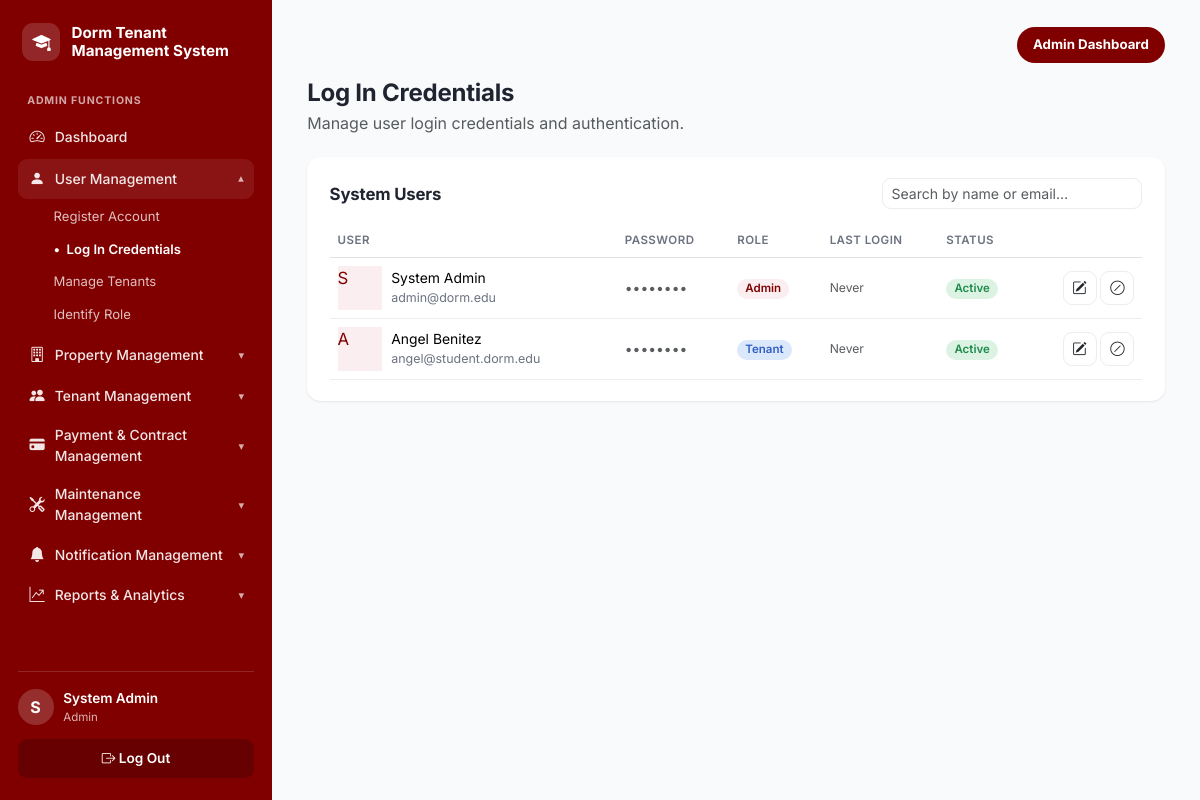
Page /admin/credentials.php (signed in) on the committed database.
### tables this page shows
CREATE TABLE users (
  user_id       INT UNSIGNED AUTO_INCREMENT PRIMARY KEY,
  first_name    VARCHAR(50)  NOT NULL,
  last_name     VARCHAR(50)  NOT NULL,
  email         VARCHAR(100) NOT NULL,
  password_hash VARCHAR(255) NOT NULL,
  reset_otp         VARCHAR(10) DEFAULT NULL,
  reset_otp_expires DATETIME DEFAULT NULL,
  password_changed_at DATETIME DEFAULT NULL,
  age           TINYINT UNSIGNED DEFAULT NULL,
  phone         VARCHAR(20)  DEFAULT NULL,
  role          ENUM('admin','tenant') NOT NULL DEFAULT 'tenant',
  is_active     BOOLEAN NOT NULL DEFAULT TRUE,
  last_login    DATETIME DEFAULT NULL,
  date_created  TIMESTAMP NOT NULL DEFAULT CURRENT_TIMESTAMP,
  UNIQUE KEY uq_users_email (email),
  INDEX idx_users_role (role)
);

### includes/functions.php (called while the page is built, shortened)
<?php
function clean(?string $value): string
{
    return htmlspecialchars(trim($value ?? ''), ENT_QUOTES, 'UTF-8');
}
function str_input(array $source, string $key, string $default = '', bool $trimIt = true): string
{
    $value = $source[$key] ?? $default;
    return $trimIt ? trim($value) : $value;
}
function paginate(PDO $db, string $baseSql, string $countSql, array $params = [], int $perPage = 12): array
{
    $countStmt = $db->prepare($countSql);
    $countStmt->execute($params);
    $total = (int) $countStmt->fetch()['c'];
    $totalPages = max(1, (int) ceil($total / $perPage));
    $page = max(1, min($totalPages, (int) ($_GET['page'] ?? 1)));
    $offset = ($page - 1) * $perPage;
    $stmt = $db->prepare($baseSql . " LIMIT {$perPage} OFFSET {$offset}");
    $stmt->execute($params);
    return ['rows' => $stmt->fetchAll(), 'page' => $page, 'totalPages' => $totalPages, 'total' => $total];
}

### admin/credentials.php (the view, shortened to what this page needs)
<?php
require_once __DIR__ . '/../config/app.php';
$db = get_db();
$search = str_input($_GET, 'q');
if ($search !== '') {
    $like = "%$search%";
    $result = paginate(
        $db,
        "SELECT * FROM users WHERE first_name LIKE ? OR last_name LIKE ? OR email LIKE ? ORDER BY date_created DESC",
        "SELECT COUNT(*) c FROM users WHERE first_name LIKE ? OR last_name LIKE ? OR email LIKE ?",
        [$like, $like, $like]
    );
} else {
    $result = paginate($db, "SELECT * FROM users ORDER BY date_created DESC", "SELECT COUNT(*) c FROM users");
}
$users = $result['rows'];
include __DIR__ . '/../includes/header.php';
?>
<div class="page-header">
  <div>
    <h1>Log In Credentials</h1>
    <p class="text-muted">Manage user login credentials and authentication.</p>
  </div>
</div>
<div class="panel">
  <div class="panel-header">
    <h2>System Users</h2>
    <form class="search-box" method="get">
      <input type="search" name="q" value="<?= clean($search) ?>" placeholder="Search by name or email…" class="form-control form-control-sm">
    </form>
  </div>
  <div class="table-responsive">
    <table class="table app-table align-middle">
      <thead><tr><th>User</th><th>Password</th><th>Role</th><th>Last Login</th><th>Status</th><th></th></tr></thead>
      <tbody>
        <?php foreach ($users as $u): ?>
          <tr>
            <td>
              <div class="cell-person">
                <div class="user-avatar-md" style="color:var(--maroon);background:var(--maroon-soft);"><?= clean(strtoupper(substr($u['first_name'], 0, 1))) ?></div>
                <div><?= clean($u['first_name'] . ' ' . $u['last_name']) ?><div class="sub"><?= clean($u['email']) ?></div></div>
              </div>
            </td>
            <td class="text-muted">••••••••</td>
            <td><span class="badge badge-<?= $u['role'] === 'admin' ? 'maroon' : 'info' ?>"><?= clean(ucfirst($u['role'])) ?></span></td>
            <td class="text-muted small"><?= $u['last_login'] ? clean(date('n/j/Y g:i A', strtotime($u['last_login']))) : 'Never' ?></td>
            <td><span class="badge badge-<?= $u['is_active'] ? 'success' : 'secondary' ?>"><?= $u['is_active'] ? 'Active' : 'Inactive' ?></span></td>
            <td class="text-end">
              <button type="button" class="btn btn-icon" title="Edit" data-bs-toggle="modal" data-bs-target="#editUserModal"
                data-id="<?= $u['user_id'] ?>" data-first="<?= clean($u['first_name']) ?>" data-last="<?= clean($u['last_name']) ?>"
                data-email="<?= clean($u['email']) ?>" data-role="<?= clean($u['role']) ?>"><i class="bi bi-pencil-square"></i></button>
              <form method="post" class="d-inline" onsubmit="return confirm('<?= $u['is_active'] ? 'Deactivate' : 'Reactivate' ?> this account?');">
                <button class="btn btn-icon" title="<?= $u['is_active'] ? 'Deactivate' : 'Reactivate' ?>"><?= $u['is_active'] ? '<i class="bi bi-slash-circle"></i>' : '<i class="bi bi-check-circle-fill"></i>' ?></button>
              </form>
            </td>
          </tr>
        <?php endforeach; ?>
      </tbody>
    </table>
  </div>
</div>
<?php
include __DIR__ . '/../includes/footer.php';
?>

### assets/css/style.css (style rules this page uses)
:root { --maroon: #800000; --maroon-dark: #5c1115; --maroon-darker: #47080b; --maroon-light: #a12238; --maroon-soft: #fbeef0; --maroon-tint: rgba(255,255,255,.10); --bg: #f9fafc; --card-bg: #ffffff; --text: #1f2430; --text-muted: #6b7280; --border: #ebedf1; --radius: 14px; --radius-sm: 9px; --radius-lg: 22px; --shadow: 0 1px 3px rgba(20, 10, 12, 0.05), 0 1px 2px rgba(20, 10, 12, 0.04); --shadow-lg: 0 20px 50px rgba(40, 5, 10, .18); --blue-bg: #dbe7fb; --blue-text: #2f5fc4; --green-bg: #dcf3e3; --green-text: #1e8a4c; --amber-bg: #faf1c6; --amber-text: #9a7a09; --red-bg: #fadadb; --red-text: #c23b3f; --gray-bg: #e8e9ed; --gray-text: #5b6270; }
* { box-sizing: border-box; }
body { font-family: 'Inter', -apple-system, BlinkMacSystemFont, 'Segoe UI', sans-serif; background: var(--bg); color: var(--text); margin: 0; }
h1, h2, h3 { font-weight: 700; letter-spacing: -0.01em; }
.user-avatar-md { width: 44px; height: 44px; font-size: 1.05rem; background: var(--maroon-soft); color: var(--maroon); }
.page-header { display: flex; justify-content: space-between; align-items: flex-start; gap: 1rem; flex-wrap: wrap; margin-bottom: 1.4rem; }
.page-header h1 { font-size: 1.5rem; margin: 0 0 .2rem; }
.page-header p { margin: 0; color: var(--text-muted); }
.panel { background: var(--card-bg); border-radius: var(--radius); padding: 1.3rem 1.4rem; box-shadow: var(--shadow); margin-bottom: 0; }
.panel-header { display: flex; justify-content: space-between; align-items: center; margin-bottom: .9rem; gap: .75rem; flex-wrap: wrap; }
.panel-header h2 { font-size: 1.05rem; margin: 0; }
.search-box { max-width: 260px; width: 100%; position: relative; }
.app-table { font-size: .87rem; margin-bottom: 0; }
.app-table th { color: var(--text-muted); font-weight: 600; font-size: .72rem; text-transform: uppercase; letter-spacing: .04em; border-bottom-width: 1px; white-space: nowrap; }
.app-table td { vertical-align: middle; border-color: var(--border); }
.cell-person { display: flex; align-items: center; gap: .6rem; }
.cell-person .sub { color: var(--text-muted); font-size: .78rem; }
.badge { font-weight: 600; font-size: .72rem; padding: .38em .7em; border-radius: 999px; }
.badge-success { background: var(--green-bg); color: var(--green-text); }
.badge-info { background: var(--blue-bg); color: var(--blue-text); }
.badge-maroon { background: var(--maroon-soft); color: var(--maroon); }
.btn-icon { border: 1px solid var(--border); background: #fff; border-radius: var(--radius-sm); padding: .3rem .55rem; font-size: .9rem; }
.btn { border-radius: var(--radius-sm); }
.form-control, .form-select { font-size: .88rem; border-radius: var(--radius-sm); border-color: var(--border); }

### rows in the picture
users: first_name "S", first_name+last_name "System Admin", email "admin@dorm.edu", role "Admin", shows "Never", is_active "Active"
users: first_name "A", first_name+last_name "Angel Benitez", email "angel@student.dorm.edu", role "Tenant", shows "Never", is_active "Active"

### other values in the picture
$label "User Management"
$subLabel "Register Account"
$subLabel "Log In Credentials"
$subLabel "Manage Tenants"
$subLabel "Identify Role"
$label "Property Management"
$label "Tenant Management"
$label "Payment & Contract Management"
$label "Maintenance Management"
$label "Notification Management"
$label "Reports & Analytics"
substr($_SESSION['first_name'] ?? '?', 0, 1) "S"
$role "Admin"
